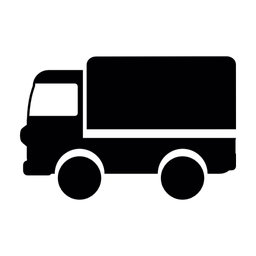
#> input picture assets/app.png, 256 x 256 px
$ python -i generate_app_icon.py   (imports and definitions only)
#> lines starting #> are read from the running program, lines starting #| are printed output that depends on the picture
"""生成 assets/app.ico。

优先使用 assets/app_icon_source.png：默认 **透明底** 居中缩放。
若资源管理器里 exe 显示成空白「应用程序」图标，可改回白底打包一次：
  $env:APP_ICON_BG="white"
可选环境变量（PowerShell）：
  $env:APP_ICON_BG="white"        # 不透明白底
  $env:APP_ICON_BG="gradient"     # 蓝绿渐变底（旧版剪影风）
  $env:APP_ICON_KNOCKOUT="1"      # 按亮度抠浅色像素（白底位图可与 transparent / gradient 搭配）

若无 app_icon_source.png，则使用内置矢量风图标。

需 Pillow：.venv\\Scripts\\pip install pillow
"""
import os
import sys

try:
    from PIL import Image, ImageDraw
except ImportError:
    print("请先安装 Pillow: .venv\\Scripts\\pip install pillow", file=sys.stderr)
    sys.exit(1)

ROOT = os.path.dirname(os.path.dirname(os.path.abspath(__file__)))
ASSETS = os.path.join(ROOT, "assets")
SOURCE_PNG = os.path.join(ASSETS, "app_icon_source.png")
# [1 line not run here, left out]


def _lerp(a: float, b: float, t: float) -> float:
    return a + (b - a) * t


# [43 lines left out: functions _gradient_background, _draw_rounded_rect, _knock_out_light_background, not called in this run]


def build_icon_from_user_png(path: str, n: int = 512) -> Image.Image:
#> called with path = '../assets/app.png', n = 512
    src = Image.open(path).convert("RGBA")
#> src is the input picture: PIL image 256x256 RGBA; mean R, G, B, A 0.3, 0, 0.7, 84
    knock = os.environ.get("APP_ICON_KNOCKOUT", "").strip().lower()
    if knock in ("1", "true", "yes", "on"):
        src = _knock_out_light_background(src, lum_thresh=236.0)

    w, h = src.size
#> w = 256; h = 256
    margin = int(n * 0.08)
    max_w, max_h = n - 2 * margin, n - 2 * margin
    scale = min(max_w / max(w, 1), max_h / max(h, 1))
#> scale = 1.69
    nw = max(1, int(w * scale))
#> nw = 432
    nh = max(1, int(h * scale))
#> nh = 432
    src = src.resize((nw, nh), Image.Resampling.LANCZOS)
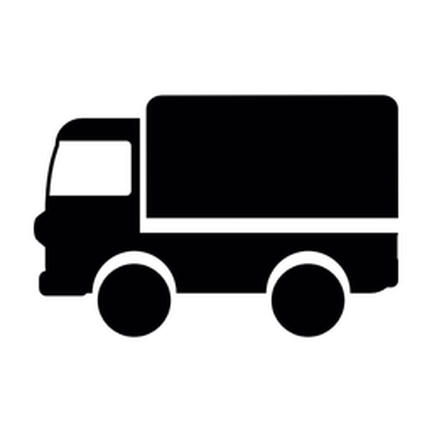
#> src: PIL image 432x432 RGBA; mean R, G, B, A 0.3, 0, 0.7, 84; transparent parts drawn white

    bg = os.environ.get("APP_ICON_BG", "transparent").strip().lower()
    if bg == "gradient":
        canvas = _gradient_background(n)
    elif bg in ("white", "solid"):
        canvas = Image.new("RGBA", (n, n), (255, 255, 255, 255))
    else:
        canvas = Image.new("RGBA", (n, n), (0, 0, 0, 0))
#> canvas: PIL image 512x512 RGBA; every value is 0

    ox = (n - nw) // 2
#> ox = 40
    oy = (n - nh) // 2
#> oy = 40
    canvas.alpha_composite(src, (ox, oy))
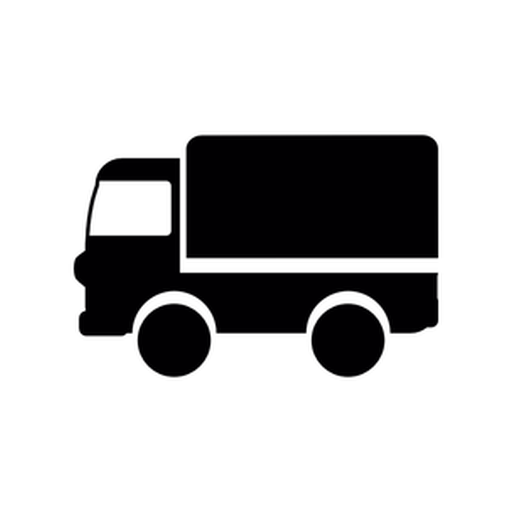
#> canvas: PIL image 512x512 RGBA; mean R, G, B, A 0.2, 0, 0.5, 59.8; transparent parts drawn white
    return canvas


# [101 lines left out: functions draw_builtin_icon, main, not called in this run]


# [2 lines not run here, left out]

>>> result = build_icon_from_user_png('../assets/app.png')
